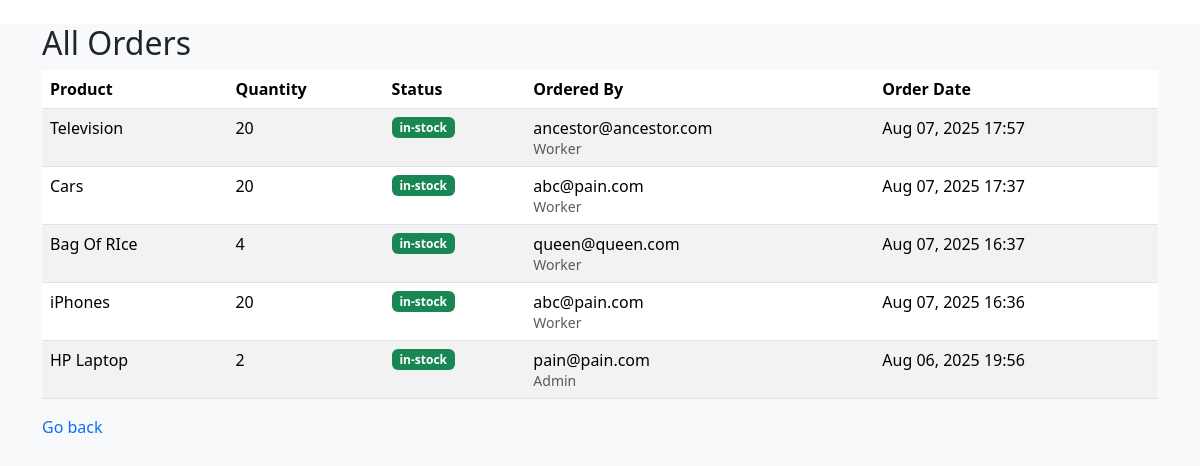
Page /orders-form/ on the committed database.
### core/models.py (models this page shows, shortened)
class OrdersModel(models.Model):
    product_name = models.ForeignKey(ProductModel, null=False, blank=False, on_delete=models.CASCADE)
    quantity = models.PositiveIntegerField()
    ordered_by = models.ForeignKey(User, on_delete=models.CASCADE)
    ordered_at = models.DateTimeField(auto_now_add=True)

class ProductModel(models.Model):
    class ProductStatus(models.TextChoices):
        IN_STOCK= 'in-stock', 'In-Stock'
        OUT_OF_STOCK = 'out-of-stock', 'Out-of-stock'
        PREORDER= 'preorder', 'Preorder'
        LOWSTOCK = 'lowstock', 'Lowstock'
    name = models.CharField(
    unique=True,
    max_length=100,
    validators=[
        no_leading_space_validator,
        MinLengthValidator(3)
    ],
    error_messages={
        'unique': "This product name already exists.",
    }
)
    status = models.CharField(12, choices=ProductStatus.choices, default=ProductStatus.IN_STOCK)
    quantity = models.PositiveIntegerField()
    price = models.DecimalField(max_digits=10, decimal_places=2)
    timestamp = models.DateTimeField(auto_now_add=True, editable=False)
    class Meta:
        ordering = ['-timestamp']

### users/models.py (models this page shows, shortened)
class User(AbstractUser):
    class UserType(models.TextChoices):
        ADMIN = 'admin', 'Admin'
        WORKER = 'worker', 'Worker'
    username = None
    email = models.EmailField(unique=True, blank= False, null= False, max_length=100)
    role = models.CharField(max_length=10, choices=UserType.choices)
    USERNAME_FIELD = 'email'
    REQUIRED_FIELDS = []
    objects = CustomUserManager()

### core/views.py (the view)
# urls.py: path('orders-form/', showadminorder, name='partial-orders'),
def showadminorder(request):
    order = OrdersModel.objects.select_related('product_name', 'ordered_by').order_by('-ordered_at')
    html = render_to_string('dashboard/partial-orders.html', {'orders':order}, request=request)
    return HttpResponse(html)

### templates/dashboard/partial-orders.html
{% extends "base/layout.html" %}
{% block body %}
<div class="container mt-4">
    <h2>All Orders</h2>
    {% if orders %}
        <div class="table-responsive">
            <table class="table table-striped">
                <thead>
                    <tr>
                        <th>Product</th>
                        <th>Quantity</th>
                        <th>Status</th>
                        <th>Ordered By</th>
                        <th>Order Date</th>
                    </tr>
                </thead>
                <tbody>
                    {% for order in orders %}
                    <tr>
                        <td>{{ order.product_name.name }}</td>
                        <td>{{ order.quantity }}</td>
                        <td>
                            <span class="badge bg-success">{{ order.product_name.status }}</span>
                        </td>
                        <td>
                            {{ order.ordered_by.email }}
                            <small class="text-muted d-block">{{ order.ordered_by.role|title }}</small>
                        </td>
                        <td>{{ order.ordered_at|date:"M d, Y H:i" }}</td>
                    </tr>
                    {% endfor %}
                </tbody>
            </table>
        </div>
    {% else %}
        <div class="alert alert-info">
            <i class="bi bi-info-circle"></i> No orders found.
        </div>
    {% endif %}
    <a href="{% url 'admin-dashboard' %}" class="text-decoration-none bg-blue">Go back</a>
</div>
{% endblock body %}

### templates/base/layout.html (shortened to what this page needs)
{% load static %}
<html lang="en">
<head>
<link href="https://cdn.jsdelivr.net/npm/aos@2.3.4/dist/aos.css" rel="stylesheet">
    <link rel="stylesheet" href="https://cdnjs.cloudflare.com/ajax/libs/font-awesome/6.5.0/css/all.min.css">
    <link href="https://cdn.jsdelivr.net/npm/bootstrap@5.3.7/dist/css/bootstrap.min.css" rel="stylesheet">
    <link href="https://cdn.jsdelivr.net/npm/bootstrap-icons@1.10.0/font/bootstrap-icons.css" rel="stylesheet">
    <link rel="stylesheet" href="{% static 'css/styles.css' %}">
</head>
<body>
  <div class="main-content">
    {% block body %}{% endblock body %}
  </div>
</body>
</html>

### static/css/styles.css (style rules this page uses)
* { padding: 0; margin: 0; }
.main-content { background: #f8f9fa; min-height: 100vh; }

### rows in the picture
OrdersModel: product_name.name "Television", quantity "20", product_name.status "in-stock", ordered_by.email "ancestor@ancestor.com", ordered_by.role "Worker", ordered_at "Aug 07, 2025 17:57"
OrdersModel: product_name.name "Cars", quantity "20", product_name.status "in-stock", ordered_by.email "abc@pain.com", ordered_by.role "Worker", ordered_at "Aug 07, 2025 17:37"
OrdersModel: product_name.name "Bag Of RIce", quantity "4", product_name.status "in-stock", ordered_by.email "queen@queen.com", ordered_by.role "Worker", ordered_at "Aug 07, 2025 16:37"
OrdersModel: product_name.name "iPhones", quantity "20", product_name.status "in-stock", ordered_by.email "abc@pain.com", ordered_by.role "Worker", ordered_at "Aug 07, 2025 16:36"
OrdersModel: product_name.name "HP Laptop", quantity "2", product_name.status "in-stock", ordered_by.email "pain@pain.com", ordered_by.role "Admin", ordered_at "Aug 06, 2025 19:56"
